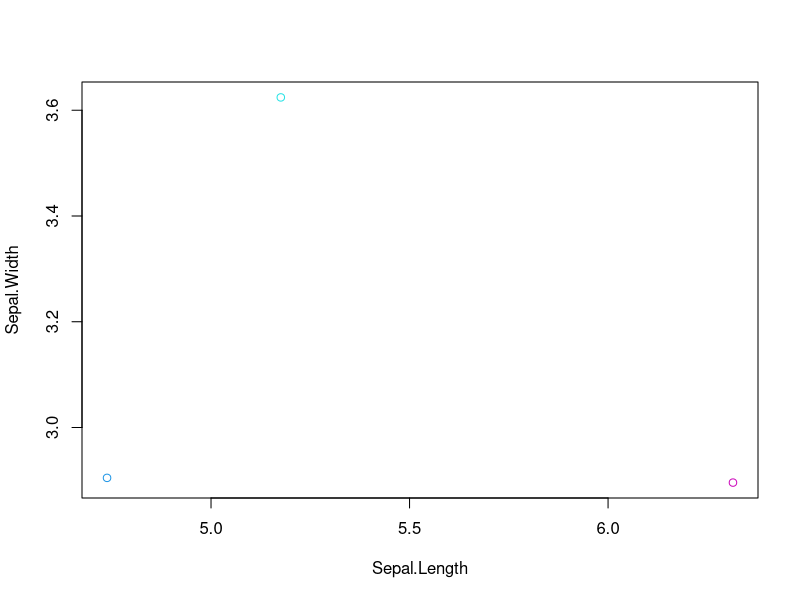
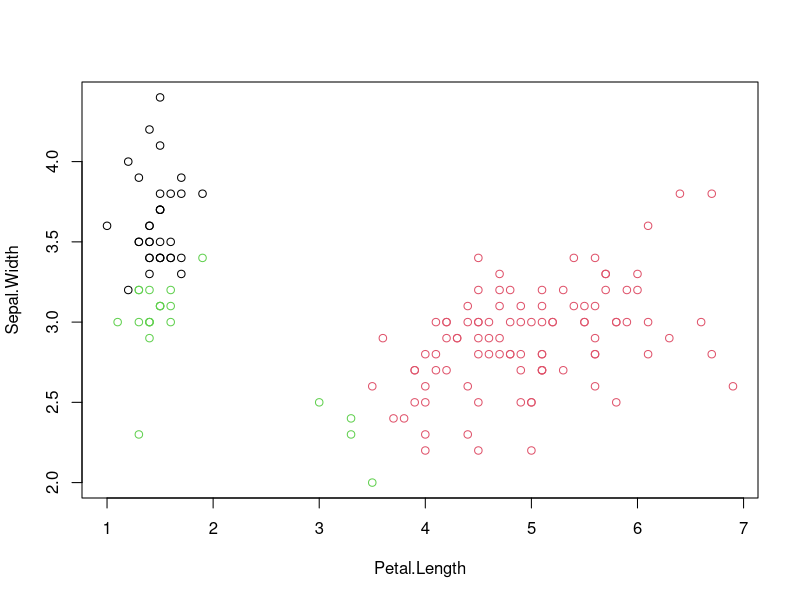

Generate these figures, in order, with R: (Note: this script raises an error after producing the figures.)
## ---- chunk 1
data <- iris
km <- kmeans(data[,-5], 3)
## ---- chunk 2
print(km)
## ---- chunk 3
plot(km$centers,col=km$centers)
## ---- chunk 4
points(km$cluster,col=1:2)
## ---- chunk 5
plot(data[c('Petal.Length','Sepal.Width')],col=km$cluster)
# use graph manipulation to extract relate classe information after such as locator, identify,...
## ---- chunk 6
library(cluster)
# load temperature frnace
df <- read.csv('temperat.csv',sep = ';', header=TRUE, row.names = 1, stringsAsFactors = FALSE)
#print(df[,1:12])
# apply agnes
hac <- agnes(df[,c(2:13)])
plot(hac)
## ---- chunk 7

